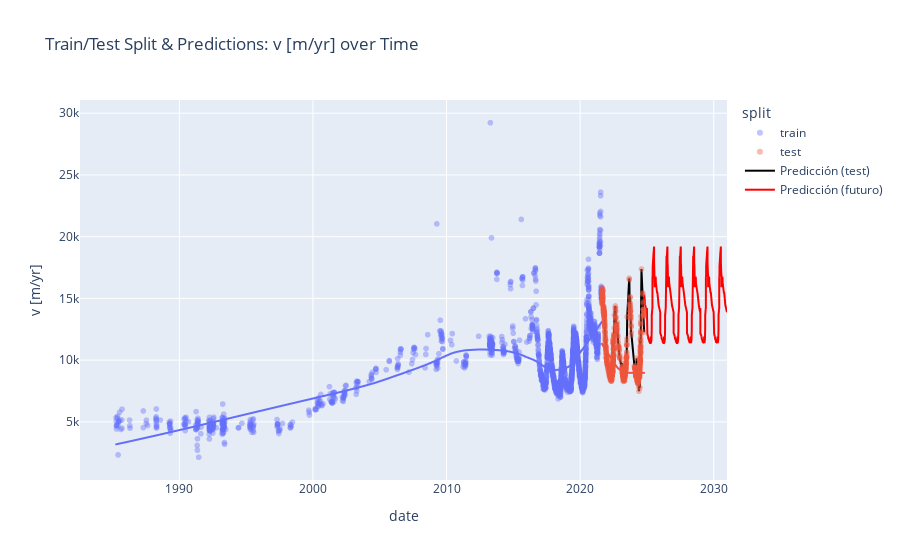

Write notebook code for a chart like this one.
### Code cell
# Plot predictions

# Crear DataFrame para las predicciones
pred_df = pd.DataFrame({
    'date': X_test['mid_date'],
    'v_pred [m/yr]': y_test,
})

# Graficar puntos reales y predicciones
fig = px.scatter(
    plot_df,
    x='date',
    y='v [m/yr]',
    color='split',
    title='Train/Test Split & Predictions: v [m/yr] over Time',
    opacity=0.4,
    trendline='lowess',
)

# Agregar las predicciones como línea
fig.add_scatter(
    x=pred_df['date'],
    y=pred_df['v_pred [m/yr]'],
    mode='lines',
    name='Predicción (test)',
    line=dict(color='black', width=2),
)

# Agregar las predicciones futuras
fig.add_scatter(
    x=future_dates['mid_date'],
    y=future_predictions,
    mode='lines',
    name='Predicción (futuro)',
    line=dict(color='red', width=2),
)

fig.show()

### Figure 1 — Plotly figure (JSON) as saved in the notebook; plotly's stock layout.template omitted (floating-point values rounded to 4 significant figures; data arrays with more than 128 entries replaced by an {"elided": "..."} marker saying what was removed)
{"data": [{"hovertemplate": "split=train<br>date=%{x}<br>v [m/yr]=%{y}<extra></extra>", "legendgroup": "train", "marker": {"color": "#636efa", "opacity": 0.4, "symbol": "circle"}, "mode": "markers", "name": "train", "showlegend": true, "type": "scattergl", "x": {"elided": "2554 str values"}, "xaxis": "x", "y": {"elided": "2554 int values"}, "yaxis": "y"}, {"hovertemplate": "<b>LOWESS trendline</b><br><br>split=train<br>date=%{x}<br>v [m/yr]=%{y} <b>(trend)</b><extra></extra>", "legendgroup": "train", "marker": {"color": "#636efa", "symbol": "circle"}, "mode": "lines", "name": "train", "showlegend": false, "type": "scattergl", "x": {"elided": "2554 str values"}, "xaxis": "x", "y": {"elided": "2554 float values"}, "yaxis": "y"}, {"hovertemplate": "split=test<br>date=%{x}<br>v [m/yr]=%{y}<extra></extra>", "legendgroup": "test", "marker": {"color": "#EF553B", "opacity": 0.4, "symbol": "circle"}, "mode": "markers", "name": "test", "showlegend": true, "type": "scattergl", "x": {"elided": "1095 str values"}, "xaxis": "x", "y": {"elided": "1095 int values"}, "yaxis": "y"}, {"hovertemplate": "<b>LOWESS trendline</b><br><br>split=test<br>date=%{x}<br>v [m/yr]=%{y} <b>(trend)</b><extra></extra>", "legendgroup": "test", "marker": {"color": "#EF553B", "symbol": "circle"}, "mode": "lines", "name": "test", "showlegend": false, "type": "scattergl", "x": {"elided": "1095 str values"}, "xaxis": "x", "y": {"elided": "1095 float values"}, "yaxis": "y"}, {"line": {"color": "black", "width": 2}, "mode": "lines", "name": "Predicción (test)", "type": "scatter", "x": {"elided": "1095 str values"}, "y": {"elided": "1095 int values"}}, {"line": {"color": "red", "width": 2}, "mode": "lines", "name": "Predicción (futuro)", "type": "scatter", "x": {"elided": "2265 str values"}, "y": {"elided": "2265 float values"}}], "layout": {"legend": {"title": {"text": "split"}, "tracegroupgap": 0}, "title": {"text": "Train/Test Split & Predictions: v [m/yr] over Time"}, "xaxis": {"anchor": "y", "domain": [0, 1], "title": {"text": "date"}}, "yaxis": {"anchor": "x", "domain": [0, 1], "title": {"text": "v [m/yr]"}}}}
